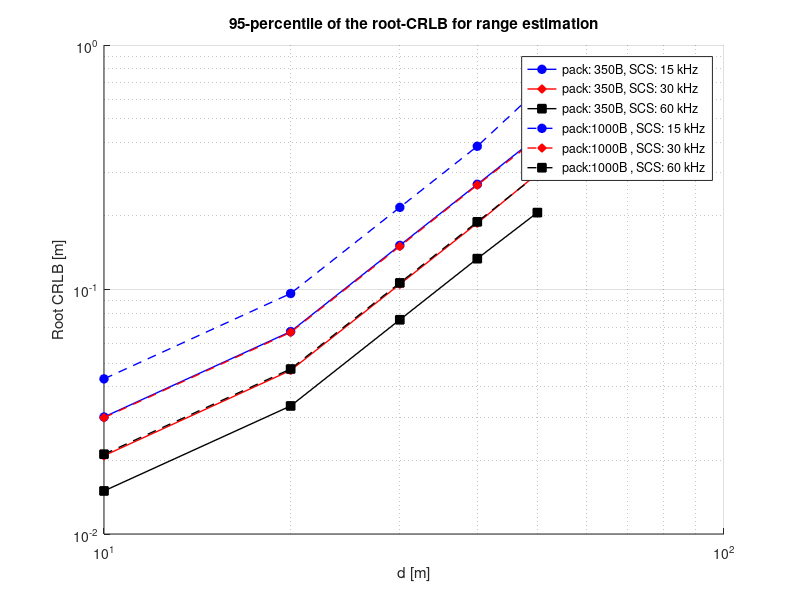

Write MATLAB code to recreate this figure.
% function
%
%Raw:100
%MCS:23
%v:70

d = 10:10:50;


% root_CRLB_15kHz_350B = [0.0867812,0.1929957,0.4296148,0.7457523,1.1157645];%20M
% root_CRLB_30kHz_350B = [0.0484373,0.1055757,0.2366811,0.4166361,0.6532785];%20M
% root_CRLB_60kHz_350B = [];%40M
% 
% 
% root_CRLB_15kHz_1000B = [0.1194864,0.2722023,0.5928204,1.0565647,1.5554106];%20M
% root_CRLB_30kHz_1000B = [0.0734585,0.1600343,0.3600405,0.6314761,0.9819655];%40M
% root_CRLB_60kHz_1000B = [];%40M

%实验2：raw=100 density=30 MCS=5 BW=40 v=40 
root_CRLB_15kHz_350B=[0.0301 0.0673 0.1515 0.2693 0.4205 ];
root_CRLB_30kHz_350B=[0.0209 0.0467 0.1051 0.1868 0.2973 ];
root_CRLB_60kHz_350B=[0.0150 0.0334 0.0752 0.1337 0.2063 ];

root_CRLB_15kHz_1000B = [0.0431 0.0963 0.2167 0.3853 0.6536];
root_CRLB_30kHz_1000B = [0.0299 0.0668 0.1501 0.2674 0.4142];
root_CRLB_60kHz_1000B = [0.0212 0.0473 0.1064 0.1891 0.2954];

% 绘图
figure;
hold on;
loglog(d, root_CRLB_15kHz_350B, 'b-o', 'linewidth',1,'MarkerFaceColor', 'blue', 'DisplayName', 'pack: 350B, SCS: 15 kHz');
loglog(d, root_CRLB_30kHz_350B, 'r-d', 'linewidth',1 , 'MarkerFaceColor', 'red', 'DisplayName', 'pack: 350B, SCS: 30 kHz');
loglog(d, root_CRLB_60kHz_350B, 'black-s', 'linewidth',1 , 'MarkerFaceColor', 'black', 'DisplayName', 'pack: 350B, SCS: 60 kHz');

loglog(d, root_CRLB_15kHz_1000B, 'b--o', 'linewidth',1 , 'MarkerFaceColor', 'blue', 'DisplayName', 'pack:1000B , SCS: 15 kHz');
loglog(d, root_CRLB_30kHz_1000B, 'r--d', 'linewidth',1 , 'MarkerFaceColor', 'red', 'DisplayName', 'pack:1000B , SCS: 30 kHz');
loglog(d, root_CRLB_60kHz_1000B, 'black--s', 'linewidth',1 , 'MarkerFaceColor', 'black', 'DisplayName', 'pack:1000B , SCS: 60 kHz')
% loglog(d, root_CRLB_30kHz_MCS5, 'r--d', 'linewidth',1 , 'MarkerFaceColor', 'red', 'DisplayName', 'MCS:  5 , SCS: 30 kHz');
% loglog(d, root_CRLB_60kHz_MCS5, 'yellow--s', 'linewidth',1 , 'MarkerFaceColor', 'yellow', 'DisplayName', 'MCS:  5 , SCS: 60 kHz');
% loglog(d, root_CRLB_15kHz_MCS23, 'o-', 'MarkerFaceColor', 'red', 'DisplayName', 'MCS: 23, SCS: 15 kHz');
% loglog(d, root_CRLB_30kHz_MCS23, 's-', 'MarkerFaceColor', 'red', 'DisplayName', 'MCS: 23, SCS: 30 kHz');
% loglog(d, root_CRLB_60kHz_MCS23, 'd-', 'MarkerFaceColor', 'red', 'DisplayName', 'MCS: 23, SCS: 60 kHz');
hold off;

% 设置图例
legend('Location', 'best');

% 设置坐标轴标签
xlabel('d [m]');
ylabel('Root CRLB [m]');

% 设置标题
title('95-percentile of the root-CRLB for range estimation');

% 网格显示
grid on;
set(gca, 'XScale', 'log', 'YScale', 'log'); % 确保坐标轴是对数刻度

% % 注释
% text(10, 10^-1.5, 'The vehicular density is 30 veh/km.', 'FontSize', 8);
% text(10, 10^-1.7, 'The packet size is 350 bytes.', 'FontSize', 8);
